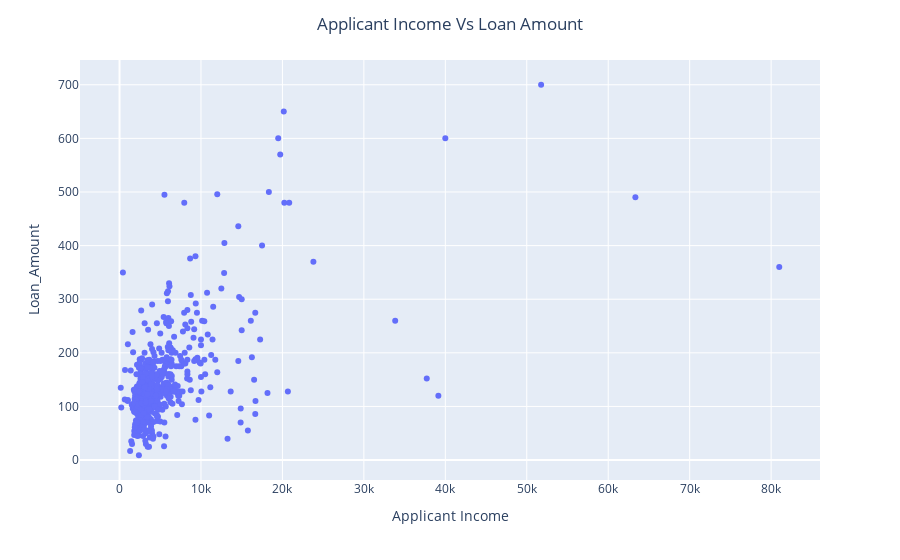

Notebook code for this chart:
### Markdown cell above
## Bagaimana Sebaran antara ApplicantIncome dengan Loan Amount

### Code cell
fig = px.scatter(df_update, x='ApplicantIncome', y='LoanAmount')
fig.update_layout(title='Applicant Income Vs Loan Amount ',
                  xaxis_title="Applicant Income",
                  
                  yaxis_title="Loan_Amount",
                  title_x=0.5)
fig.show()

### Figure 1 — Plotly figure (JSON) as saved in the notebook; plotly's stock layout.template omitted (floating-point values rounded to 4 significant figures; data arrays with more than 128 entries replaced by an {"elided": "..."} marker saying what was removed)
{"data": [{"hovertemplate": "ApplicantIncome=%{x}<br>LoanAmount=%{y}<extra></extra>", "legendgroup": "", "marker": {"color": "#636efa", "symbol": "circle"}, "mode": "markers", "name": "", "orientation": "v", "showlegend": false, "type": "scatter", "x": {"elided": "614 int values"}, "xaxis": "x", "y": {"elided": "614 int values"}, "yaxis": "y"}], "layout": {"legend": {"tracegroupgap": 0}, "margin": {"t": 60}, "title": {"text": "Applicant Income Vs Loan Amount ", "x": 0.5}, "xaxis": {"anchor": "y", "domain": [0, 1], "title": {"text": "Applicant Income"}}, "yaxis": {"anchor": "x", "domain": [0, 1], "title": {"text": "Loan_Amount"}}}}
